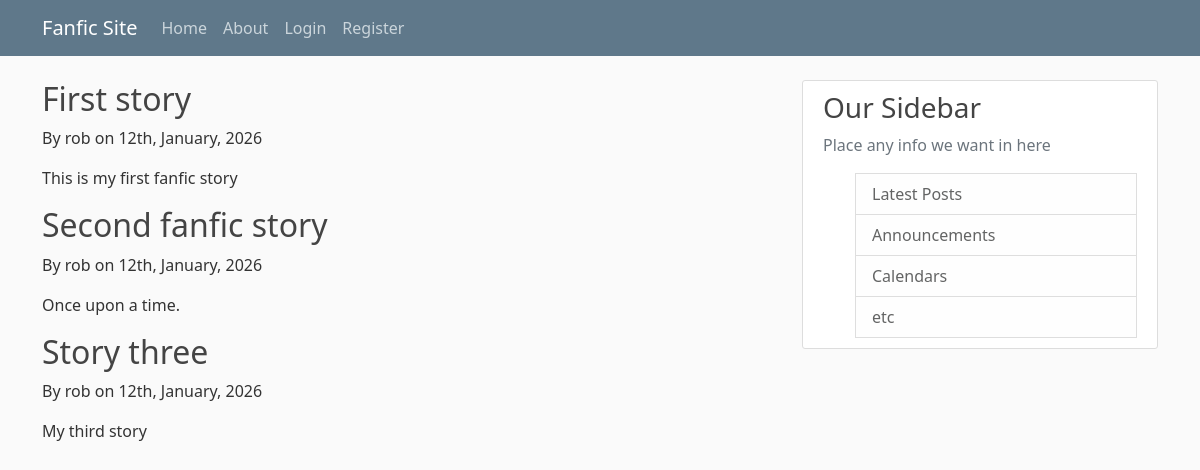
The page / on the database its author committed.
### stories/models.py (models this page shows, shortened)
class Story(models.Model):
    title = models.CharField(max_length=100)
    author = models.ForeignKey(User, on_delete=models.CASCADE)
    summary = models.CharField(max_length=500)
    fandom = models.CharField(max_length=100)
    rating = models.CharField(max_length=30)
    co_author = models.CharField(max_length=40)
    status = models.CharField(max_length=30)
    content = models.TextField()
    date_published = models.DateTimeField(default=timezone.now)

### stories/views.py (the view)
# urls.py: 2. Add a URL to urlpatterns:  path('', views.home, name='home')
def home(request):
    context = {
        'stories': Story.objects.all()
    }
    return render(request, 'stories/home.html', context)

### stories/templates/stories/home.html
{% extends "stories/base.html" %}
{% block content %}
{% for story in stories %}
    <h2>{{ story.title }}</h2>
    <p>By {{ story.author }} on {{ story.date_published|date:'dS, F, Y' }}</p>
    <p>{{ story.content }}</p>
{% endfor %}
{% endblock content %}

### stories/templates/stories/base.html (shortened to what this page needs)
{% load static %}
<!DOCTYPE html>
<html lang="en">
<head>
  <link href="https://cdn.jsdelivr.net/npm/bootstrap@5.0.2/dist/css/bootstrap.min.css" rel="stylesheet"
 />
  <link rel="stylesheet" type="text/css" href="{% static 'stories/main.css' %}">
</head>
<body>
  <header class="site-header">
    <nav class="navbar navbar-expand-md navbar-dark bg-steel fixed-top">
      <div class="container">
        <a class="navbar-brand mr-4" href="{% url 'stories-home' %}">Fanfic Site</a>
        <div class="collapse navbar-collapse" id="navbarToggle">
          <div class="navbar-nav mr-auto">
            <a class="nav-item nav-link" href="{% url 'stories-home' %}">Home</a>
            <a class="nav-item nav-link" href="{% url 'stories-about' %}">About</a>
          </div>
          <div class="navbar-nav">
            {% if user.is_authenticated %}
            <a class="nav-item nav-link" href="{% url 'profile' %}">Profile</a>
            <form action="{% url 'logout' %}" method="POST" class="form-inline">
              {% csrf_token %}
              <button type="submit" class="btn btn-link nav-item nav-link py-0">Logout</button>
            </form>
            {% else %}
            <a class="nav-item nav-link" href="{% url 'login' %}">Login</a>
            <a class="nav-item nav-link" href="{% url 'register' %}">Register</a>
            {% endif %}
          </div>
        </div>
      </div>
    </nav>
  </header>
  <main role="main" class="container">
    <div class="row">
      <div class="col-md-8">
        {% block content %}
        {% endblock %}
      </div>
      <div class="col-md-4">
        <div class="content-section">
          <h3>Our Sidebar</h3>
          <p class="text-muted">Place any info we want in here</p>
          <ul>
            <li class="list-group-item list-group-item-light">Latest Posts</li>
            <li class="list-group-item list-group-item-light">Announcements</li>
            <li class="list-group-item list-group-item-light">Calendars</li>
            <li class="list-group-item list-group-item-light">etc</li>
          </ul>
        </div>
      </div>
    </div>
  </main>
</body>
</html>

### stories/static/stories/main.css (style rules this page uses)
body { background: #fafafa; color: #333333; margin-top: 5rem; }
h1, h2, h3, h4, h5, h6 { color: #444444; }
ul { margin: 0; }
.bg-steel { background-color: #5f788a; }
.site-header .navbar-nav .nav-link { color: #cbd5db; }
.content-section { background: #ffffff; padding: 10px 20px; border: 1px solid #dddddd; border-radius: 3px; margin-bottom: 20px; }

### rows shown on the page
Story: title "First story", author "rob", date_published "12th, January, 2026", content "This is my first fanfic story"
Story: title "Second fanfic story", author "rob", date_published "12th, January, 2026", content "Once upon a time."
Story: title "Story three", author "rob", date_published "12th, January, 2026", content "My third story"
